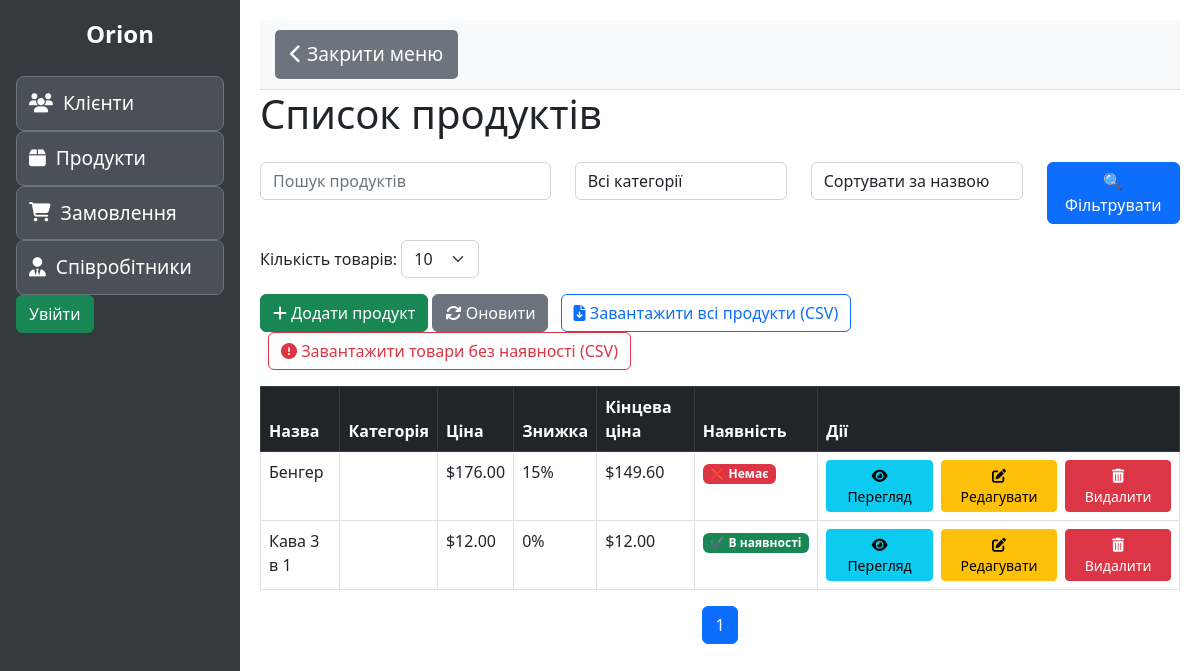
Screenshot of /products/ with the database file from the repository.
### products/models.py (models this page shows, shortened)
class Product(models.Model):
    name = models.CharField(max_length=100, verbose_name="Назва продукту")
    description = models.TextField(blank=True, verbose_name="Опис")
    price = models.DecimalField(max_digits=10, decimal_places=2, verbose_name="Ціна")
    discount = models.PositiveIntegerField(default=0, verbose_name="Знижка (%)")
    quantity = models.PositiveIntegerField(default=0, verbose_name="Кількість")
    in_stock = models.BooleanField(default=True, verbose_name="В наявності")
    category = models.ForeignKey(Category, on_delete=models.SET_NULL, null=True, blank=True, verbose_name="Категорія")
    def final_price(self):
        return round(self.price * (Decimal(1) - Decimal(self.discount) / Decimal(100)), 2)
    class Meta:
        ordering = ['name']

### products/views.py (the view)
# urls.py: path('', ProductListView.as_view(), name='product-list'),
class ProductListView(ListView):
    model = Product
    template_name = 'products/product_list.html'
    context_object_name = 'products'
    paginate_by = 10
    def get_queryset(self):
        queryset = super().get_queryset()
        search_query = self.request.GET.get('q')
        if search_query:
            queryset = queryset.filter(name__icontains=search_query)
        sort_by = self.request.GET.get('sort_by')
        order = self.request.GET.get('order', 'asc')
        if sort_by:
            if order == 'desc':
                sort_by = '-' + sort_by
            queryset = queryset.order_by(sort_by)
        else:
            queryset = queryset.order_by('name')
        return queryset

### products/templates/products/product_list.html (shortened to what this page needs)
{% extends 'base.html' %}
{% load static %}
{% block content %}
<h1 class="mb-4">Список продуктів</h1>
<form method="get" id="searchForm" class="mb-3">
  <div class="row">
    <div class="col-md-4">
      <input type="text" name="q" class="form-control" placeholder="Пошук продуктів" value="{{ request.GET.q }}">
    </div>
    <div class="col-md-3">
      <select name="category" class="form-control">
        <option value="">Всі категорії</option>
      </select>
    </div>
    <div class="col-md-3">
      <select name="sort_by" class="form-control">
        <option value="name" {% if request.GET.sort_by == "name" %}selected{% endif %}>Сортувати за назвою</option>
      </select>
    </div>
    <div class="col-md-2">
      <button class="btn btn-primary w-100" type="submit">🔍 Фільтрувати</button>
    </div>
  </div>
</form>
<div class="mb-3">
  <label for="itemsPerPage">Кількість товарів:</label>
  <select id="itemsPerPage" name="items_per_page" class="form-select w-auto d-inline">
    <option value="10" {% if items_per_page == "10" %}selected{% endif %}>10</option>
  </select>
</div>
<div class="mb-3">
  <a href="{% url 'product-create' %}" class="btn btn-success">
    <i class="fas fa-plus"></i> Додати продукт
  </a>
  <button class="btn btn-secondary" onclick="location.reload();">
    <i class="fas fa-sync"></i> Оновити
  </button>
  <a href="{% url 'export-products' %}" class="btn btn-outline-primary ms-2">
    <i class="fas fa-file-download"></i> Завантажити всі продукти (CSV)
  </a>
  <a href="{% url 'export-out-of-stock' %}" class="btn btn-outline-danger ms-2">
    <i class="fas fa-exclamation-circle"></i> Завантажити товари без наявності (CSV)
  </a>
</div>
<div id="productsTableContainer">
  <table class="table table-hover table-bordered">
    <thead class="table-dark">
      <tr>
        <th>Назва</th>
        <th>Категорія</th>
        <th>Ціна</th>
        <th>Знижка</th>
        <th>Кінцева ціна</th>
        <th>Наявність</th>
        <th>Дії</th>
      </tr>
    </thead>
    <tbody>
      {% for product in products %}
      <tr>
        <td>{{ product.name }}</td>
        <td>{{ product.category.name }}</td>
        <td>${{ product.price }}</td>
        <td>{{ product.discount }}%</td>
        <td>${{ product.final_price }}</td>
        <td>
          {% if product.in_stock %}
            <span class="badge bg-success">✔ В наявності</span>
          {% else %}
            <span class="badge bg-danger">❌ Немає</span>
          {% endif %}
        </td>
        <td class="text-center">
          <div class="d-flex justify-content-center gap-2">
            <a href="{% url 'product-detail' product.pk %}" class="btn btn-info btn-sm px-3" title="Перегляд">
              <i class="fas fa-eye"></i> Перегляд
            </a>
            <a href="{% url 'product-update' product.pk %}" class="btn btn-warning btn-sm px-3" title="Редагувати">
              <i class="fas fa-edit"></i> Редагувати
            </a>
            <a href="{% url 'product-delete' product.pk %}" class="btn btn-danger btn-sm px-3" title="Видалити">
              <i class="fas fa-trash-alt"></i> Видалити
            </a>
          </div>
        </td>
      </tr>
      {% empty %}
      <tr><td colspan="7" class="text-center">Немає продуктів</td></tr>
      {% endfor %}
    </tbody>
  </table>
</div>
<nav>
  <ul class="pagination justify-content-center">
    {% for num in paginator.page_range %}
      <li class="page-item {% if page_obj.number == num %}active{% endif %}">
        <a class="page-link" href="?page={{ num }}&items_per_page={{ items_per_page }}">{{ num }}</a>
      </li>
    {% endfor %}
  </ul>
</nav>
{% endblock %}

### rows the page displays
Product: name "Бенгер", price "176.00", discount "15", final_price "149.60", in_stock "❌ Немає"
Product: name "Кава 3 в 1", price "12.00", discount "0", final_price "12.00", in_stock "✔ В наявності"

### other values shown
{{ num }} "1"
